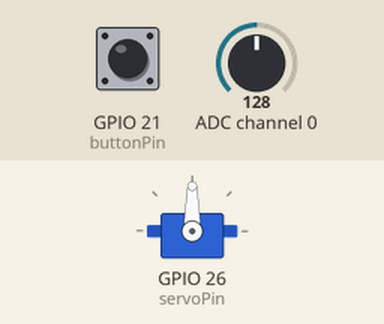
Recording of a program running on a simulated Raspberry Pi (BCM pin numbers). Shown: servo. The inputs (shaded band) are chosen by the test bench; at power-on: ADC channel 0 = 128, GPIO 21 (buttonPin) HIGH (analog values on the 0–255 scale). Servo angles are drawn from the pulse width (0.5 ms = 0°, 2.5 ms = 180°); library files of the repository ran but are not shown: ADC0834.py; what the program prints to the terminal is not drawn.

Above: at 1.2 s.
1.3 s: ADC channel 0 set to 0
At 1.76 s:
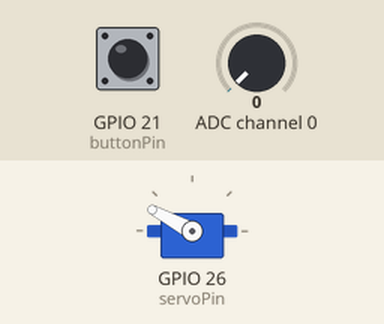
At 2.3 s:
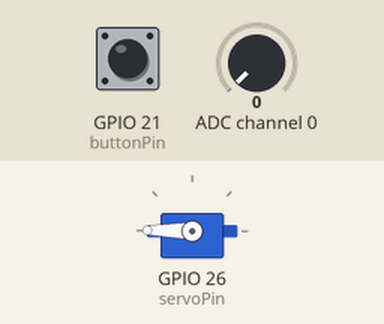
Timing chart, 0 to 4.3 s (numbered marks = the images above; inputs shaded):
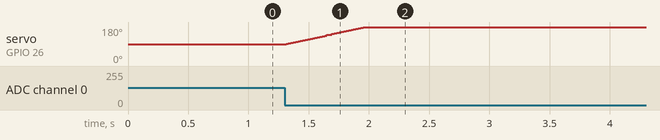

The program:

19-simple-servo-control-with-joystick-homework.py
```python
# PWM period 20 ms = 0.02 seconds
# RPi takes frequency (hertz) instead of period
#
#           1        1
# freq =  ------ = ---- = 50Hz
#         period   0.02
#
# Duty cycle
# DC ≈ 1 -> 2% -> 0
# DC ≈ 10 -> 15% -> 180

import RPi.GPIO as GPIO
import ADC0834
import pigpio
from threading import Thread
from time import sleep

GPIO.setmode(GPIO.BCM)
ADC0834.setup()
servoPin = 26
pi = pigpio.pi()
pi.set_mode(servoPin, pigpio.OUTPUT)
pi.set_PWM_frequency(servoPin, 50)
pi.set_PWM_range(servoPin, 10000)
angle = 0
adcResult = 0

isPosLocked = False
buttonStates = [0, 0]

buttonPin = 21
pi.set_mode(buttonPin, pigpio.INPUT)
pi.set_pull_up_down(buttonPin, pigpio.PUD_UP)

def set_angle(new_angle):
    global angle
    if new_angle > 255:
        new_angle = 255
    elif new_angle < 0:
        new_angle = 0
    angle = new_angle
    duty = map(angle, 0, 255, 1250, 250)
    pi.set_PWM_dutycycle(servoPin, duty)

def map(x, in_min, in_max, out_min, out_max):
    return (x - in_min) * (out_max - out_min) / (in_max - in_min) + out_min

def smooth_pos(newPos):
    global angle
    for r in range(angle, newPos, (1 if newPos > angle else -1)):
        set_angle(r)
        sleep(.005)

def lockPos() -> bool:
    global isPosLocked, buttonStates
    buttonStates[0] = pi.read(buttonPin)
    if buttonStates[0] == 0 and buttonStates[0] != buttonStates[1]:
        isPosLocked = not isPosLocked
    buttonStates[1] = buttonStates[0]

    return isPosLocked

def main():
    global adcResult, isPosLocked
    if not lockPos():
        adcResult = ADC0834.getResult(0)
    print(f"X: {adcResult:03} B: {buttonStates[0]} - {isPosLocked}", end = "\r")
    smooth_pos(adcResult)

try:
    set_angle(int(255/2))
    while True:
        main()
except KeyboardInterrupt:
    pi.stop()
    print("\nSee ya later, RPi!\n")
```

Measured:
- after the input at 1.3 s, servo on GPIO 26 (servoPin): moves from 90° to 179° over 0.64 s, starting at once
